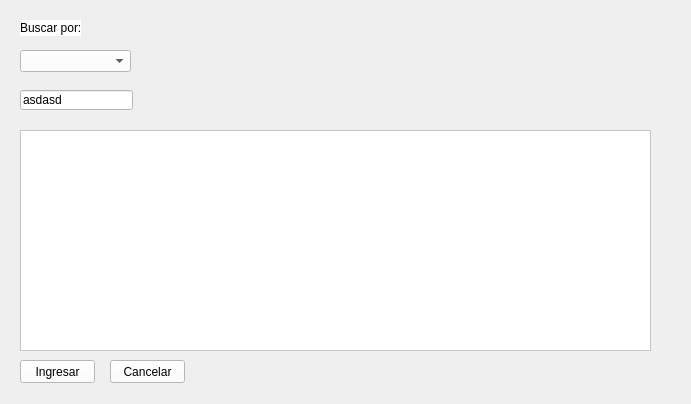
<?xml version="1.0" encoding="UTF-8"?>
<ui version="4.0">
 <class>ui_pedido_ver</class>
 <widget class="QWidget" name="ui_pedido_ver">
  <property name="geometry">
   <rect>
    <x>0</x>
    <y>0</y>
    <width>691</width>
    <height>404</height>
   </rect>
  </property>
  <property name="windowTitle">
   <string>Form</string>
  </property>
  <widget class="QComboBox" name="comboBox">
   <property name="geometry">
    <rect>
     <x>20</x>
     <y>50</y>
     <width>111</width>
     <height>22</height>
    </rect>
   </property>
   <property name="styleSheet">
    <string notr="true">background-color: rgb(255, 255, 255);</string>
   </property>
  </widget>
  <widget class="QTableView" name="tableView">
   <property name="geometry">
    <rect>
     <x>20</x>
     <y>130</y>
     <width>631</width>
     <height>221</height>
    </rect>
   </property>
   <property name="styleSheet">
    <string notr="true">background-color: rgb(255, 255, 255);</string>
   </property>
  </widget>
  <widget class="QLabel" name="label">
   <property name="geometry">
    <rect>
     <x>20</x>
     <y>20</y>
     <width>61</width>
     <height>16</height>
    </rect>
   </property>
   <property name="styleSheet">
    <string notr="true">background-color: rgb(255, 255, 255);</string>
   </property>
   <property name="text">
    <string>Buscar por:</string>
   </property>
  </widget>
  <widget class="QLineEdit" name="lineEdit">
   <property name="geometry">
    <rect>
     <x>20</x>
     <y>90</y>
     <width>113</width>
     <height>20</height>
    </rect>
   </property>
   <property name="styleSheet">
    <string notr="true">background-color: rgb(255, 255, 255);</string>
   </property>
   <property name="text">
    <string>asdasd</string>
   </property>
  </widget>
  <widget class="QPushButton" name="pushButton">
   <property name="geometry">
    <rect>
     <x>20</x>
     <y>360</y>
     <width>75</width>
     <height>23</height>
    </rect>
   </property>
   <property name="styleSheet">
    <string notr="true">background-color: rgb(255, 255, 255);</string>
   </property>
   <property name="text">
    <string>Ingresar</string>
   </property>
  </widget>
  <widget class="QPushButton" name="pushButton_2">
   <property name="geometry">
    <rect>
     <x>110</x>
     <y>360</y>
     <width>75</width>
     <height>23</height>
    </rect>
   </property>
   <property name="styleSheet">
    <string notr="true">background-color: rgb(255, 255, 255);</string>
   </property>
   <property name="text">
    <string>Cancelar</string>
   </property>
  </widget>
 </widget>
 <resources/>
 <connections/>
</ui>
